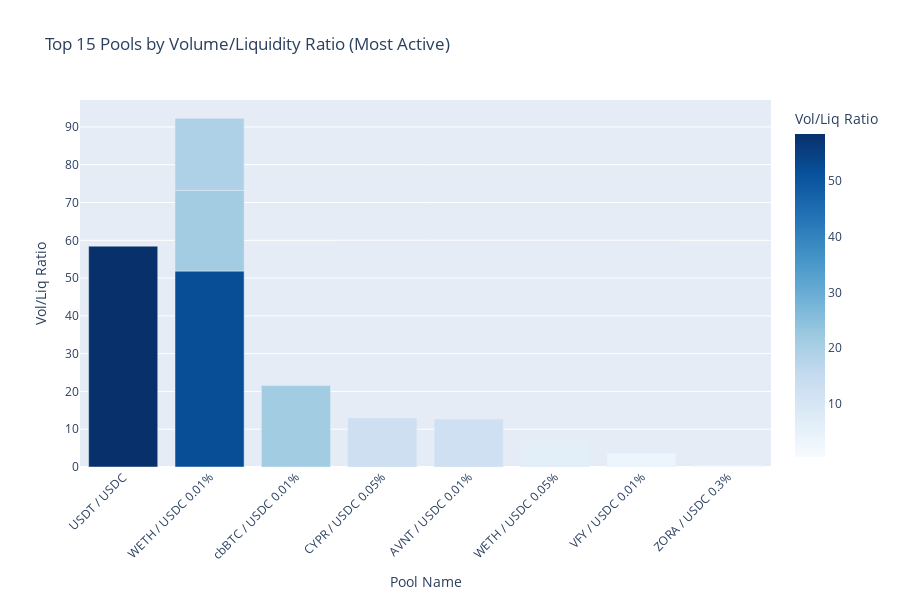

The notebook cell this image was saved under:
### Markdown cell above
## 📈 Top Pools by Volume/Liquidity Ratio

### Code cell
if not pools_df.empty and 'volume_liquidity_ratio' in pools_df.columns:
    # Get top 15 by volume/liquidity ratio
    top_vol_liq = pools_df.nlargest(15, 'volume_liquidity_ratio')
    
    # Create bar chart
    fig = px.bar(
        top_vol_liq,
        x='name',
        y='volume_liquidity_ratio',
        title='Top 15 Pools by Volume/Liquidity Ratio (Most Active)',
        labels={'name': 'Pool Name', 'volume_liquidity_ratio': 'Vol/Liq Ratio'},
        color='volume_liquidity_ratio',
        color_continuous_scale='Blues',
        hover_data=['source', 'dex_id', 'volume_usd_h24', 'reserve_in_usd']
    )
    
    fig.update_layout(
        xaxis_tickangle=-45,
        height=600,
        showlegend=False
    )
    
    fig.show()
    
    # Print high activity pools
    print("\n🔥 High Activity Pools (Vol/Liq Ratio > 3.0):")
    print("=" * 100)
    high_activity = pools_df[pools_df['volume_liquidity_ratio'] > 3.0].sort_values('volume_liquidity_ratio', ascending=False)
    
    if not high_activity.empty:
        print(f"\n{'Pool Name':<30} {'Ratio':<8} {'Volume 24h':<15} {'Liquidity':<15} {'Source':<25}")
        print("-" * 100)
        for idx, row in high_activity.head(10).iterrows():
            print(f"{row['name']:<30} {row['volume_liquidity_ratio']:>7.2f} ${row['volume_usd_h24']:>13,.0f} ${row['reserve_in_usd']:>13,.0f} {row['source']:<25}")
    else:
        print("   No pools with ratio > 3.0 found")

### Figure 1 — Plotly figure (JSON) as saved in the notebook; plotly's stock layout.template omitted (floating-point values rounded to 4 significant figures)
{"data": [{"customdata": [["trending", "uniswap-v4-base", 14740000.0, 252100.0], ["trending", "aerodrome-slipstream", 71090000.0, 1370000.0], ["trending", "pancakeswap-v3-base", 62910000.0, 2920000.0], ["trending", "uniswap-v3-base", 19170000.0, 899200.0], ["trending", "pancakeswap-v3-base", 162600000.0, 8519000.0], ["trending", "aerodrome-slipstream", 13220000.0, 1017000.0], ["trending", "aerodrome-slipstream", 29830000.0, 2353000.0], ["trending", "aerodrome-slipstream", 280200000.0, 43570000.0], ["trending", "aerodrome-slipstream", 9171000.0, 2540000.0], ["trending", "uniswap-v3-base", 2125000.0, 4418000.0]], "hovertemplate": "Pool Name=%{x}<br>Vol/Liq Ratio=%{marker.color}<br>source=%{customdata[0]}<br>dex_id=%{customdata[1]}<br>volume_usd_h24=%{customdata[2]}<br>reserve_in_usd=%{customdata[3]}<extra></extra>", "legendgroup": "", "marker": {"color": [58.46, 51.87, 21.55, 21.32, 19.08, 13.0, 12.68, 6.432, 3.611, 0.4809], "coloraxis": "coloraxis", "pattern": {"shape": ""}}, "name": "", "orientation": "v", "showlegend": false, "textposition": "auto", "type": "bar", "x": ["USDT / USDC", "WETH / USDC 0.01%", "cbBTC / USDC 0.01%", "WETH / USDC 0.01%", "WETH / USDC 0.01%", "CYPR / USDC 0.05%", "AVNT / USDC 0.01%", "WETH / USDC 0.05%", "VFY / USDC 0.01%", "ZORA / USDC 0.3%"], "xaxis": "x", "y": [58.46, 51.87, 21.55, 21.32, 19.08, 13.0, 12.68, 6.432, 3.611, 0.4809], "yaxis": "y"}], "layout": {"barmode": "relative", "coloraxis": {"colorbar": {"title": {"text": "Vol/Liq Ratio"}}, "colorscale": [[0, "rgb(247,251,255)"], [0.125, "rgb(222,235,247)"], [0.25, "rgb(198,219,239)"], [0.375, "rgb(158,202,225)"], [0.5, "rgb(107,174,214)"], [0.625, "rgb(66,146,198)"], [0.75, "rgb(33,113,181)"], [0.875, "rgb(8,81,156)"], [1, "rgb(8,48,107)"]]}, "height": 600, "legend": {"tracegroupgap": 0}, "showlegend": false, "title": {"text": "Top 15 Pools by Volume/Liquidity Ratio (Most Active)"}, "xaxis": {"anchor": "y", "domain": [0, 1], "tickangle": -45, "title": {"text": "Pool Name"}}, "yaxis": {"anchor": "x", "domain": [0, 1], "title": {"text": "Vol/Liq Ratio"}}}}
